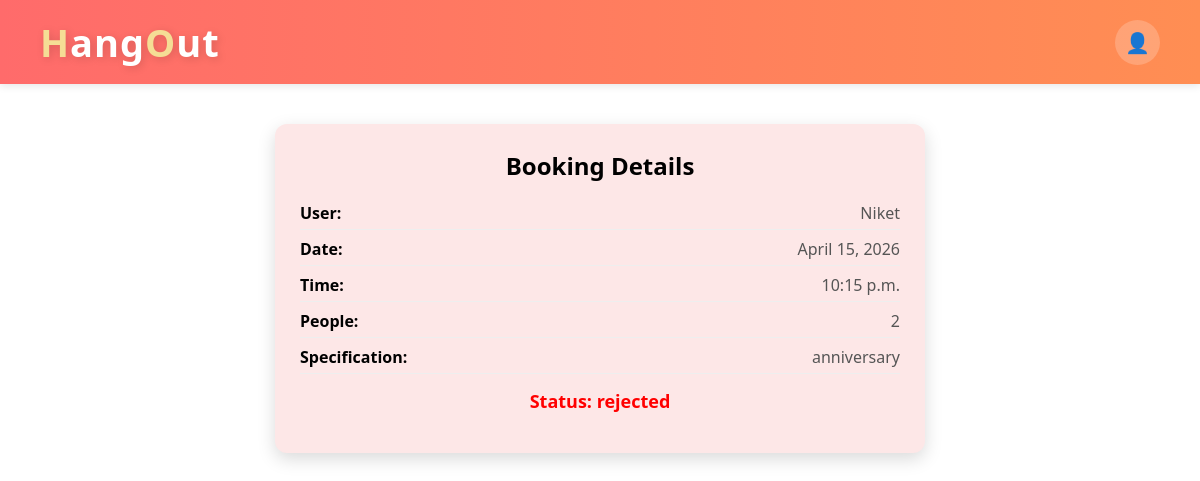
Page /booking/detail/19/ (signed in) on the committed database.
### user/models.py (models this page shows, shortened)
class Booking(models.Model):
    STATUS_CHOICES = [
        ('pending', 'Pending'),
        ('approved', 'Approved'),
        ('rejected', 'Rejected'),
    ]
    user = models.ForeignKey(User, on_delete=models.CASCADE)
    restaurant = models.ForeignKey(Restaurant, on_delete=models.CASCADE)
    date = models.DateField()
    time = models.TimeField()
    endtime = models.TimeField(null=True,blank=True)
    no_of_people = models.IntegerField()
    specification = models.TextField(blank=True, null=True)
    status = models.CharField(max_length=20, choices=STATUS_CHOICES, default='pending')
    amount = models.DecimalField(max_digits=10, decimal_places=2, null=True, blank=True)
    created_at = models.DateTimeField(auto_now_add=True)
    class Meta:
        ordering = ["-created_at"]

### login/models.py (models this page shows, shortened)
class User(models.Model):
    username = models.CharField(max_length=50,null=False,blank=False,primary_key=True)
    password = models.CharField(
                max_length=20,unique=True,
                validators=[MinLengthValidator(6),
                            RegexValidator(
                                regex=r'^[A-Za-z0-9@#$%^&+=!]*$',
                                message="Password can contain letters, numbers and special characters"
                )],null=False,blank=False)
    phone_number = models.CharField(
                max_length=10,unique=True,
                validators=[RegexValidator(
                                regex=r'^[0-9]{10}$',
                                message="Phone number must be exactly 10 digits"
                )])
    pincode = models.CharField(
                max_length=6,
                validators=[
                            RegexValidator(
                                regex=r'^[0-9]{6}$',
                                message="Pincode must be exactly 6 digits"
                )])
    created_at = models.DateTimeField(auto_now_add=True)
    class Meta:
        ordering = ["-created_at"]

### booking/views.py (the view)
# urls.py: path('detail/<int:bookingid>/',views.bookingdetail,name="bookingdetail"),
def bookingdetail(request, bookingid):
    restaurant_name = request.session.get("restaurant_name")
    if not restaurant_name:
        return redirect('restaurantauth')
    restaurant = Restaurant.objects.get(restaurant_name=restaurant_name)
    booking = Booking.objects.get(id=bookingid, restaurant=restaurant)
    return render(request, "booking/booking_detail.html", {
        "booking": booking
    })

### booking/Templates/booking/booking_detail.html (shortened to what this page needs)
{% include "booking/navbar2.html" %}
{% block content %}
<div class="container">
<div class="box">
<h2>Booking Details</h2>
<div class="detail">
    <span class="label">User:</span>
    <span class="value">{{ booking.user.username }}</span>
</div>
<div class="detail">
    <span class="label">Date:</span>
    <span class="value">{{ booking.date }}</span>
</div>
<div class="detail">
    <span class="label">Time:</span>
    <span class="value">{{ booking.time }}</span>
</div>
<div class="detail">
    <span class="label">People:</span>
    <span class="value">{{ booking.no_of_people }}</span>
</div>
<div class="detail">
    <span class="label">Specification:</span>
    <span class="value">{{ booking.specification }}</span>
</div>
<div class="status
{% if booking.status == 'approved' %}approved
{% elif booking.status == 'rejected' %}rejected
{% else %}pending{% endif %}">
Status: {{ booking.status }}
</div>
</div>
</div>
{% endblock %}

### booking/Templates/booking/navbar2.html (style rules this page uses)
* { margin: 0; padding: 0; box-sizing: border-box; font-family: "Segoe UI", Tahoma, Geneva, Verdana, sans-serif; }

### booking/Templates/booking/booking_detail.html (style rules this page uses)
.container { max-width: 650px; margin: 40px auto; font-family: Arial, sans-serif; }
.box { background: #fde7e7; padding: 25px; border-radius: 12px; box-shadow: 0 6px 18px rgba(0,0,0,0.15); }
h2 { text-align: center; margin-bottom: 20px; }
.detail { display: flex; justify-content: space-between; margin: 8px 0; padding-bottom: 5px; border-bottom: 1px solid #eee; }
.label { font-weight: bold; }
.value { color: #555; }
.status { text-align: center; font-size: 18px; font-weight: bold; margin: 15px 0; }
.rejected { color: red; }

### rows in the picture
Booking: user.username "Niket", date "April 15, 2026", time "10:15 p.m.", no_of_people "2", specification "anniversary", status "rejected"
